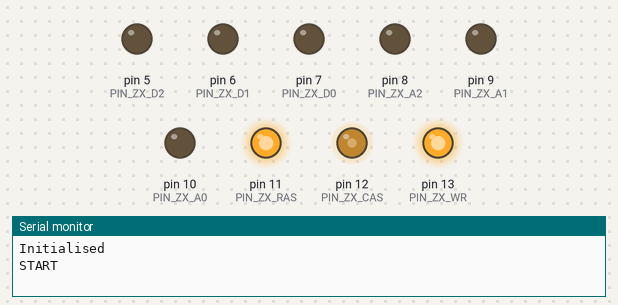
Recording of a sketch running on a simulated Arduino Uno, built with avr-gcc and run on an emulated ATmega328P. Shown: output pins drawn as LEDs (lit = HIGH), the last lines printed to the serial monitor.

Above: at 0.1 s.
At 5.2 s:
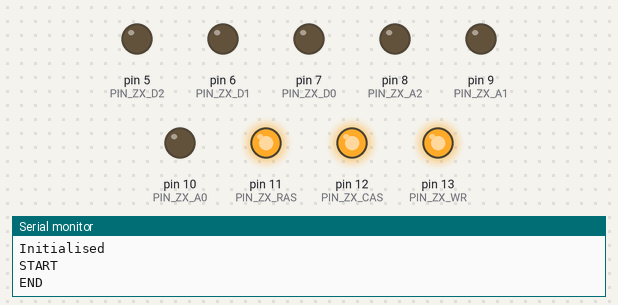
Timing chart, 0 to 6.8 s (numbered marks = the images above):
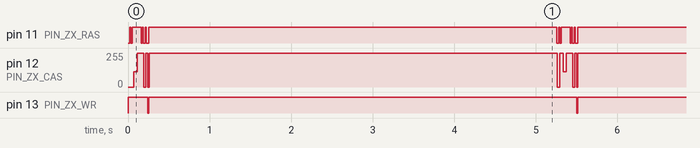

Measured:
- by itself, pin 13 (PIN_ZX_WR): alternates HIGH for 5.2 s and LOW for 0.01 s
- by itself, pin 11 (PIN_ZX_RAS): repeats every 5.3 s: LOW 0.02 s, HIGH 0.11 s, LOW 0.02 s, 2 × (HIGH 0.01 s, LOW 0.03 s), HIGH 5.0 s, LOW 0.02 s, HIGH 0.01 s
- by itself, pin 12 (PIN_ZX_CAS): repeats every 5.3 s: 255/255 0.08 s, 0/255 0.02 s, 255/255 0.03 s, 0/255 0.01 s, 255/255 5.0 s, 0/255 0.03 s, 255/255 0.04 s, 115/255 0.04 s

The sketch:

sim.ino
```cpp
#define PIN_ZX_WR   13
#define PIN_ZX_CAS  12
#define PIN_ZX_RAS  11

#define PIN_ZX_A0   10
#define PIN_ZX_A1    9
#define PIN_ZX_A2    8

#define PIN_ZX_D0    7
#define PIN_ZX_D1    6
#define PIN_ZX_D2    5

void setup()
{
  Serial.begin(9600);

  pinMode(PIN_ZX_RAS, OUTPUT);   digitalWrite(PIN_ZX_RAS, HIGH);
  pinMode(PIN_ZX_CAS, OUTPUT);   digitalWrite(PIN_ZX_CAS, HIGH);
  pinMode(PIN_ZX_WR,  OUTPUT);   digitalWrite(PIN_ZX_WR,  HIGH);

  pinMode(PIN_ZX_A0,  OUTPUT);   digitalWrite(PIN_ZX_A0,  LOW);
  pinMode(PIN_ZX_A1,  OUTPUT);   digitalWrite(PIN_ZX_A1 , LOW);
  pinMode(PIN_ZX_A2,  OUTPUT);   digitalWrite(PIN_ZX_A2,  LOW);

  pinMode(PIN_ZX_D0,  OUTPUT);   digitalWrite(PIN_ZX_D0,  LOW);
  pinMode(PIN_ZX_D1,  OUTPUT);   digitalWrite(PIN_ZX_D1,  LOW);
  pinMode(PIN_ZX_D2,  OUTPUT);   digitalWrite(PIN_ZX_D2,  LOW);

  Serial.println("Initialised\n");
}

typedef struct _transition
{
  unsigned int pin;
  unsigned int high_or_low;
  unsigned int delay;
} TRANSITION;

TRANSITION transitions[] = {

  /* RAS/CAS sequence from 0001.png */
  { PIN_ZX_RAS, LOW, 5 },
  { PIN_ZX_CAS, LOW, 10 },

  { PIN_ZX_CAS, HIGH, 4 },
  { PIN_ZX_CAS, LOW,  5 },

  { PIN_ZX_RAS, HIGH, 8 },
  { PIN_ZX_RAS, LOW,  0 },

  { PIN_ZX_CAS, HIGH, 4 },
  { PIN_ZX_CAS, LOW,  10 },

  { PIN_ZX_CAS, HIGH, 4 },
  { PIN_ZX_CAS, LOW,  4 },

  { PIN_ZX_RAS, HIGH, 8 },
  { PIN_ZX_CAS, HIGH, 100 },

  /* A refresh */
  { PIN_ZX_RAS, LOW,  15 },
  { PIN_ZX_RAS, HIGH, 10 },

  /* RAS/CAS sequence from 0003.png */
  { PIN_ZX_RAS, LOW, 5 },
  { PIN_ZX_CAS, LOW, 20 },

  { PIN_ZX_RAS, HIGH, 4 },
  { PIN_ZX_CAS, HIGH, 10 },

  { PIN_ZX_RAS, LOW, 14 },
  { PIN_ZX_WR,  LOW,  4 },
  { PIN_ZX_CAS, LOW, 10 },

  { PIN_ZX_RAS, HIGH,  0 },
  { PIN_ZX_WR, HIGH,  4 },

  { PIN_ZX_CAS, HIGH, 0 },

  { 0, 0, 0 }
};

void loop()
{
  Serial.print("START\n");

  unsigned int i=0;
  while( transitions[i].pin != 0 )
  {
    digitalWrite( transitions[i].pin, transitions[i].high_or_low );

    delay( transitions[i].delay );

    //delayMicroseconds( transitions[i].delay );

    //unsigned int loop;
    //for( loop=0; loop < transitions[i].delay; loop++ );

    i++;
  }

  Serial.print("END\n");

  delay(5000);

  digitalWrite(PIN_ZX_RAS, HIGH);
  digitalWrite(PIN_ZX_CAS, HIGH);
  digitalWrite(PIN_ZX_WR,  HIGH);

  digitalWrite(PIN_ZX_A0,  LOW);
  digitalWrite(PIN_ZX_A1 , LOW);
  digitalWrite(PIN_ZX_A2,  LOW);

  digitalWrite(PIN_ZX_D0,  LOW);
  digitalWrite(PIN_ZX_D1,  LOW);
  digitalWrite(PIN_ZX_D2,  LOW);
}


//    delayMicroseconds( transitions[i].pin );
```
